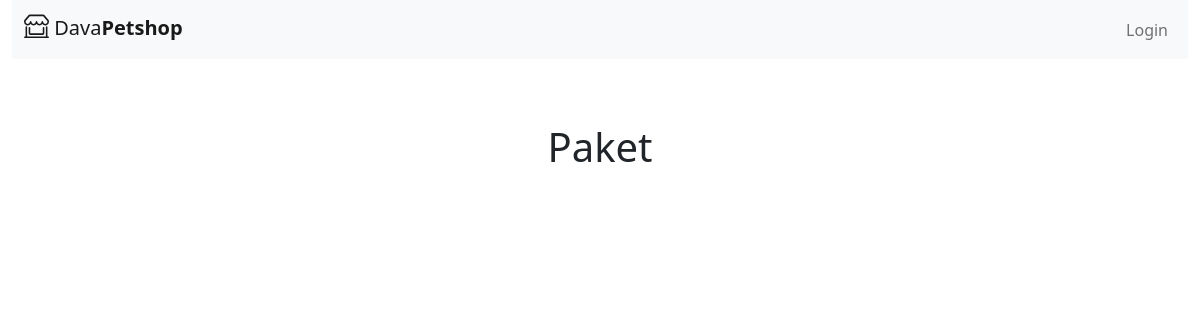
Page /index.php/dashboard/grooming on the earlier database version.
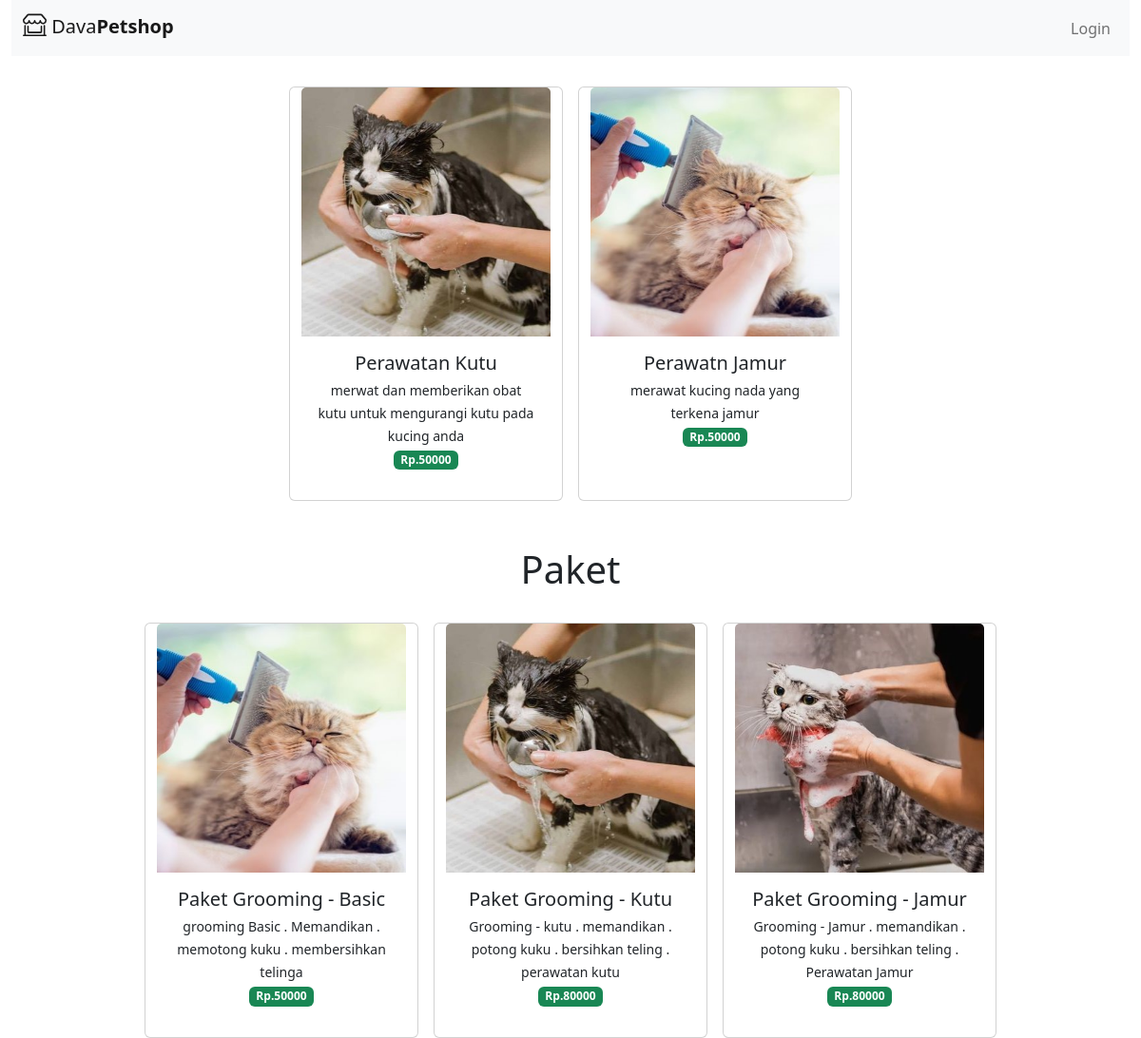
Same page on the later database version.
### tables this page shows
CREATE TABLE `service_grooming` (
  `id_grooming` int(11) NOT NULL,
  `name` varchar(50) NOT NULL,
  `layanan` varchar(50) NOT NULL,
  `description` text NOT NULL,
  `price` int(11) NOT NULL,
  `image` varchar(20) NOT NULL
);

### application/controllers/dashboard.php (called while the page is built, shortened)
<?php
class Dashboard extends CI_Controller {
	public function grooming() {
		$data['grooming_paket'] = $this->model_grooming->tampil_data_paket()->result();
		$data['grooming_satuan'] = $this->model_grooming->tampil_data_satuan()->result();
		$this->load->view('tamplates/header');
		$this->load->view('tamplates/navbar');
		$this->load->view('grooming/layanan_grooming', $data);
		$this->load->view('tamplates/footer');
	}
}

### index.php (called while the page is built, shortened)
<?php
require_once BASEPATH.'core/CodeIgniter.php';

### application/models/model_grooming.php (called while the page is built, shortened)
<?php
	class Model_grooming extends CI_Model {
		public function tampil_data_paket() {
			$this->db->where('layanan', 'paket');
			return $this->db->get('service_grooming');
		}
		public function tampil_data_satuan() {
			$this->db->where('layanan', 'satuan');
			return $this->db->get('service_grooming');
		}
	}
?>

### application/views/grooming/layanan_grooming.php (the view)
<div class="container">
	<div class="row d-flex justify-content-center text-center mt-3">
		<?php foreach ($grooming_satuan as $grm) : ?>
			<div class=" col-6 card mx-2 mt-3" style="width:18rem" href="" >
			<a href="<?php echo site_url('dashboard/detail_grooming/'.$grm->id_grooming); ?>" class="text-decoration-none text-dark">
				<img src="<?php echo base_url().'/assets/img/'.$grm->image ?>" alt="" class="card-img-top">
				<div class="card-body">
					<h5 class="card-title mb-1"><?php echo $grm->name ?></h5>
					<small><?php echo $grm->description?></small><br>
					<span class="badge text-bg-success mb-3">Rp.<?php echo $grm->price?></span><br>
				</div>
				</a>
			</div>
		<?php endforeach; ?>
	</div>
	<div class="text-center mt-5">
		<h1>Paket</h1>
	</div>
	<div class="row d-flex justify-content-center text-center mt-3">
		<?php foreach ($grooming_paket as $grm) : ?>
			<div class=" col-6 card mx-2 mt-3" style="width:18rem" href="" >
			<a href="<?php echo site_url('dashboard/detail_grooming/'.$grm->id_grooming); ?>" class="text-decoration-none text-dark">
				<img src="<?php echo base_url().'/assets/img/'.$grm->image ?>" alt="" class="card-img-top">
				<div class="card-body">
					<h5 class="card-title mb-1"><?php echo $grm->name ?></h5>
					<small><?php echo $grm->description?></small><br>
					<span class="badge text-bg-success mb-3">Rp.<?php echo $grm->price?></span><br>
				</div>
				</a>
			</div>
		<?php endforeach; ?>
	</div>
</div>

### application/views/tamplates/header.php (shortened to what this page needs)
<!doctype html>
<html lang="en">
  <head>
    <link href="https://cdn.jsdelivr.net/npm/bootstrap@5.3.3/dist/css/bootstrap.min.css" rel="stylesheet">
	<link rel="stylesheet" href="https://cdn.jsdelivr.net/npm/daterangepicker/daterangepicker.css" />
	<link rel="stylesheet" href="https://cdnjs.cloudflare.com/ajax/libs/font-awesome/6.6.0/css/all.min.css">
	<link rel="stylesheet" href="https://cdn.jsdelivr.net/npm/bootstrap@5.2.3/dist/css/bootstrap.min.css">
    <link rel="stylesheet" href="https://cdn.jsdelivr.net/npm/flatpickr/dist/flatpickr.min.css">
  </head>
  <body>

### application/views/tamplates/navbar.php (shortened to what this page needs)
<div class="container-fluid">
	<nav class="navbar navbar-expand-lg bg-body-tertiary">
	<div class="container-fluid">
		<a class="navbar-brand" href="<?php echo site_url('dashboard/index'); ?>">
			  Dava<b>Petshop</b></a>
		<div class="collapse navbar-collapse" id="navbarNav">
			<ul class="navbar-nav ms-auto">
				<?php if ($this->session->userdata('name')) { ?>
					<li class="nav-item">
						<div class="nav-link"><?php echo $this->session->userdata('name'); ?> -</div>
					</li>
					<li class="nav-item">
						<?php echo anchor('auth/logout', 'Logout', ['class' => 'nav-link']); ?>
					</li>
				<?php } else { ?>
					<li class="nav-item">
						<?php echo anchor('auth/login', 'Login', ['class' => 'nav-link']); ?>
					</li>
				<?php } ?>
			</ul>
		</div>
	</div>
	</nav>
</div>

### application/views/tamplates/footer.php (shortened to what this page needs)
</body>
</html>

Differences in the rows shown:
added service_grooming: image (picture), name "Perawatan Kutu", description "merwat dan memberikan obat kutu untuk mengurangi kutu pada kucing anda", price "50000"
added service_grooming: image (picture), name "Perawatn Jamur", description "merawat kucing nada yang terkena jamur", price "50000"
now on this page (row edited): service_grooming: image (picture), name "Paket Grooming - Basic", description "grooming Basic . Memandikan . memotong kuku . membersihkan telinga", price "50000", shown under "Paket"
now on this page (row edited): service_grooming: image (picture), name "Paket Grooming - Kutu", description "Grooming - kutu . memandikan . potong kuku . bersihkan teling . perawatan kutu", price "80000", shown under "Paket"
now on this page (row edited): service_grooming: image (picture), name "Paket Grooming - Jamur", description "Grooming - Jamur . memandikan . potong kuku . bersihkan teling . Perawatan Jamur", price "80000", shown under "Paket"
